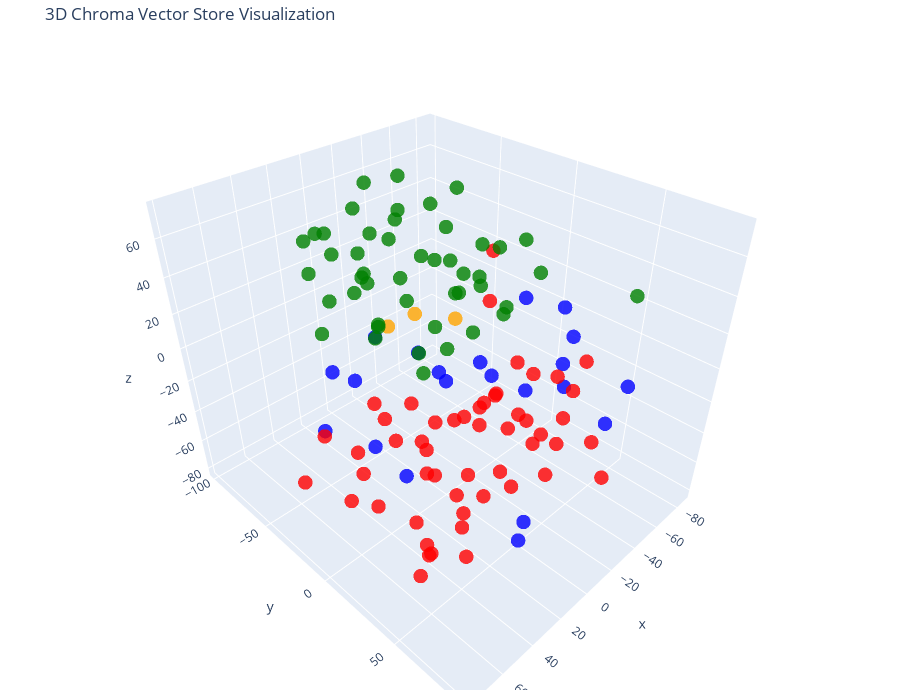

Source (notebook cell):
### Code cell
# Let's try 3D!

tsne = TSNE(n_components=3, random_state=42)
reduced_vectors = tsne.fit_transform(vectors)

# Create the 3D scatter plot
fig = go.Figure(data=[go.Scatter3d(
    x=reduced_vectors[:, 0],
    y=reduced_vectors[:, 1],
    z=reduced_vectors[:, 2],
    mode='markers',
    marker=dict(size=5, color=colors, opacity=0.8),
    text=[f"Type: {t}<br>Text: {d[:100]}..." for t, d in zip(doc_types, documents)],
    hoverinfo='text'
)])

fig.update_layout(
    title='3D Chroma Vector Store Visualization',
    scene=dict(xaxis_title='x', yaxis_title='y', zaxis_title='z'),
    width=900,
    height=700,
    margin=dict(r=20, b=10, l=10, t=40)
)

fig.show()

### Figure 1 — Plotly figure (JSON) as saved in the notebook; plotly's stock layout.template omitted (floating-point values rounded to 4 significant figures)
{"data": [{"hoverinfo": "text", "marker": {"color": ["blue", "blue", "blue", "blue", "blue", "blue", "blue", "blue", "blue", "blue", "blue", "blue", "blue", "blue", "blue", "blue", "blue", "blue", "blue", "blue", "blue", "red", "red", "red", "red", "red", "red", "red", "red", "red", "red", "red", "red", "red", "red", "red", "red", "red", "red", "red", "red", "red", "red", "red", "red", "red", "red", "red", "red", "red", "red", "red", "red", "red", "red", "red", "red", "red", "red", "red", "red", "red", "red", "red", "red", "red", "red", "red", "red", "red", "red", "red", "red", "orange", "orange", "orange", "green", "green", "green", "green", "green", "green", "green", "green", "green", "green", "green", "green", "green", "green", "green", "green", "green", "green", "green", "green", "green", "green", "green", "green", "green", "green", "green", "green", "green", "green", "green", "green", "green", "green", "green", "green", "green", "green", "green", "green", "green", "green", "green", "green", "green", "green", "green"], "opacity": 0.8, "size": 5}, "mode": "markers", "text": ["Type: products<br>Text: # Product Summary\n\n# Rellm: AI-Powered Enterprise Reinsurance Solution\n\n## Summary\n\nRellm is an inno...", "Type: products<br>Text: ### Seamless Integrations\nRellm's architecture is designed for effortless integration with existing ...", "Type: products<br>Text: ### Regulatory Compliance Tools\nRellm includes built-in compliance tracking features to help organiz...", "Type: products<br>Text: Join the growing number of organizations leveraging Rellm to enhance their reinsurance processes whi...", "Type: products<br>Text: Experience the future of reinsurance with Rellm, where innovation meets reliability. Let Insurellm h...", "Type: products<br>Text: # Product Summary\n\n# Markellm\n\n## Summary\n\nMarkellm is an innovative two-sided marketplace designed ...", "Type: products<br>Text: - **User-Friendly Interface**: Designed with user experience in mind, Markellm features an intuitive...", "Type: products<br>Text: - **Customer Support**: Our dedicated support team is always available to assist both consumers and ...", "Type: products<br>Text: ### For Insurance Companies:\n- **Basic Listing Fee**: $199/month for a featured listing on the platf...", "Type: products<br>Text: ### Q3 2025\n- Initiate a comprehensive marketing campaign targeting both consumers and insurers to i...", "Type: products<br>Text: # Product Summary\n\n# Homellm\n\n## Summary\nHomellm is an innovative home insurance product developed b...", "Type: products<br>Text: ### 2. Dynamic Pricing Model\nWith Homellm's innovative dynamic pricing model, insurance providers ca...", "Type: products<br>Text: ### 5. Multi-Channel Integration\nHomellm seamlessly integrates into existing insurance platforms, pr...", "Type: products<br>Text: - **Basic Tier:** Starting at $5,000/month for small insurers with basic integration features.\n- **S...", "Type: products<br>Text: All tiers include a comprehensive training program and ongoing updates to ensure optimal performance...", "Type: products<br>Text: With Homellm, Insurellm is committed to transforming the landscape of home insurance, ensuring both ...", "Type: products<br>Text: # Product Summary\n\n# Carllm\n\n## Summary\n\nCarllm is an innovative auto insurance product developed by...", "Type: products<br>Text: - **Instant Quoting**: With Carllm, insurance companies can offer near-instant quotes to customers, ...", "Type: products<br>Text: - **Mobile Integration**: Carllm is designed to work seamlessly with mobile applications, providing ...", "Type: products<br>Text: - **Professional Tier**: $2,500/month\n  - For medium-sized companies.\n  - All Basic Tier features pl...", "Type: products<br>Text: ### Q2 2025: Customer Experience Improvements\n- Launch of a new **mobile app** for end-users.\n- Intr...", "Type: contracts<br>Text: # Contract with GreenField Holdings for Markellm\n\n**Effective Date:** November 15, 2023  \n**Contract...", "Type: contracts<br>Text: ## Renewal\n1. **Automatic Renewal**: This contract will automatically renew for sequential one-year ...", "Type: contracts<br>Text: ## Features\n1. **AI-Powered Matching**: Access to advanced algorithms that connect GreenField Holdin...", "Type: contracts<br>Text: ## Support\n1. **Customer Support Access**: The Client will have access to dedicated support through ...", "Type: contracts<br>Text: **Signatures:**  \n_________________________                           _________________________  \n**...", "Type: contracts<br>Text: # Contract with Apex Reinsurance for Rellm: AI-Powered Enterprise Reinsurance Solution\n\n## Terms\n\n1....", "Type: contracts<br>Text: ## Renewal\n\n1. **Automatic Renewal**: This Agreement will automatically renew for successive one-yea...", "Type: contracts<br>Text: 2. **Seamless Integrations**: The architecture of Rellm allows for easy integration with existing sy...", "Type: contracts<br>Text: 1. **Technical Support**: Provider shall offer dedicated technical support to the Client via phone, ...", "Type: contracts<br>Text: **Insurellm, Inc.**  \n_____________________________  \nAuthorized Signature   \nDate: ________________...", "Type: contracts<br>Text: # Contract with Greenstone Insurance for Homellm\n\n---\n\n## Terms\n\n1. **Parties**: This Contract (\"Agr...", "Type: contracts<br>Text: 4. **Payment Terms**: \n   - The Customer shall pay an amount of $10,000 per month for the Standard T...", "Type: contracts<br>Text: ---\n\n## Features\n\n- **AI-Powered Risk Assessment**: Customer will have access to enhanced risk evalu...", "Type: contracts<br>Text: - **Customer Portal**: A dedicated portal will be provided, allowing the Customer's clients to manag...", "Type: contracts<br>Text: ______________________________  \n[Name], [Title]  \nDate: ______________________\n\n**For Greenstone In...", "Type: contracts<br>Text: # Contract with Roadway Insurance Inc. for Carllm\n\n---\n\n## Terms\n\n1. **Agreement Effective Date**: T...", "Type: contracts<br>Text: ---\n\n## Renewal\n\n1. **Automatic Renewal**: This agreement will automatically renew for an additional...", "Type: contracts<br>Text: ---\n\n## Features\n\n1. **Access to Core Features**: Roadway Insurance Inc. will have access to all Pro...", "Type: contracts<br>Text: ---\n\n## Support\n\n1. **Technical Support**: Roadway Insurance Inc. will receive priority technical su...", "Type: contracts<br>Text: # Contract with Stellar Insurance Co. for Rellm\n\n## Terms\nThis contract is made between **Insurellm*...", "Type: contracts<br>Text: ### Termination\nEither party may terminate this agreement with a **30-day written notice**. In the e...", "Type: contracts<br>Text: ## Features\nStellar Insurance Co. will receive access to the following features of the Rellm product...", "Type: contracts<br>Text: ## Support\nInsurellm provides Stellar Insurance Co. with the following support services:\n\n- **24/7 T...", "Type: contracts<br>Text: # Contract with TechDrive Insurance for Carllm\n\n**Contract Date:** October 1, 2024  \n**Contract Dura...", "Type: contracts<br>Text: ## Renewal\n\n1. **Automatic Renewal**: This contract shall automatically renew for additional one-yea...", "Type: contracts<br>Text: ## Support\n\n1. **Customer Support**: Insurellm will provide 24/7 customer support to TechDrive Insur...", "Type: contracts<br>Text: **TechDrive Insurance Representative:**  \nName: Sarah Johnson  \nTitle: Operations Director  \nDate: _...", "Type: contracts<br>Text: # Contract with Belvedere Insurance for Markellm\n\n## Terms\nThis Contract (\"Agreement\") is made and e...", "Type: contracts<br>Text: ## Renewal\n1. **Renewal Terms**: This Agreement may be renewed for additional one-year terms upon mu...", "Type: contracts<br>Text: ## Features\n1. **AI-Powered Matching**: Belvedere Insurance will benefit from Markellm's AI-powered ...", "Type: contracts<br>Text: ## Support\n1. **Technical Support**: Technical support will be available from 9 AM to 7 PM EST, Mond...", "Type: contracts<br>Text: **Belvedere Insurance**  \nSignature: ______________________  \nName: [Authorized Signatory]  \nTitle: ...", "Type: contracts<br>Text: # Contract with Velocity Auto Solutions for Carllm\n\n**Contract Date:** October 1, 2023  \n**Contract ...", "Type: contracts<br>Text: ## Renewal\n\n1. **Automatic Renewal**: This contract will automatically renew for successive 12-month...", "Type: contracts<br>Text: ## Support\n\n1. **Customer Support**: Velocity Auto Solutions will have access to Insurellm’s custome...", "Type: contracts<br>Text: # Contract with GreenValley Insurance for Homellm\n\n**Contract Date:** October 6, 2023  \n**Contract N...", "Type: contracts<br>Text: 4. **Confidentiality:** Both parties agree to maintain the confidentiality of proprietary informatio...", "Type: contracts<br>Text: 1. **AI-Powered Risk Assessment:** Access to advanced AI algorithms for real-time risk evaluations.\n...", "Type: contracts<br>Text: 3. **Regular Updates:** Insurellm will offer ongoing updates and enhancements to the Homellm platfor...", "Type: contracts<br>Text: # Contract with EverGuard Insurance for Rellm: AI-Powered Enterprise Reinsurance Solution\n\n**Contrac...", "Type: contracts<br>Text: 4. **Usage Rights**: EverGuard Insurance is granted a non-exclusive, non-transferable license to acc...", "Type: contracts<br>Text: 1. **Core Functionality**: Rellm provides EverGuard Insurance with advanced AI-driven analytics, sea...", "Type: contracts<br>Text: 1. **Customer Support**: Insurellm will provide EverGuard Insurance with 24/7 customer support, incl...", "Type: contracts<br>Text: ---\n\n**Signatures**  \n**For Insurellm**: __________________________  \n**Name**: John Smith  \n**Title...", "Type: contracts<br>Text: # Contract with BrightWay Solutions for Markellm\n\n**Contract Date:** October 5, 2023  \n**Contract ID...", "Type: contracts<br>Text: 3. **Service Level Agreement (SLA):**  \n   Insurellm commits to a 99.9% uptime for the platform with...", "Type: contracts<br>Text: 2. **Real-Time Quote Availability:**  \n   Consumers sourced via BrightWay Solutions will receive rea...", "Type: contracts<br>Text: 3. **Training and Onboarding:**  \n   Insurellm agrees to provide one free training session on how to...", "Type: contracts<br>Text: # Contract with Pinnacle Insurance Co. for Homellm\n\n## Terms\nThis contract (\"Contract\") is entered i...", "Type: contracts<br>Text: ## Renewal\n1. **Renewal Terms**: At the end of the initial term, this Contract shall automatically r...", "Type: contracts<br>Text: ## Features\n1. **AI-Powered Risk Assessment**: Utilized for tailored underwriting decisions specific...", "Type: contracts<br>Text: ## Support\n1. **Technical Support**: Insurellm shall provide 24/7 technical support via an email and...", "Type: company<br>Text: # Overview of Insurellm\n\nInsurellm is an innovative insurance tech firm with 200 employees across th...", "Type: company<br>Text: # Careers at Insurellm\n\nInsurellm is hiring! We are looking for talented software engineers, data sc...", "Type: company<br>Text: # About Insurellm\n\nInsurellm was founded by Avery Lancaster in 2015 as an insurance tech startup des...", "Type: employees<br>Text: # HR Record\n\n# Alex Chen\n\n## Summary\n- **Date of Birth:** March 15, 1990  \n- **Job Title:** Backend ...", "Type: employees<br>Text: ## Annual Performance History\n- **2020:**  \n  - Completed onboarding successfully.  \n  - Met expecta...", "Type: employees<br>Text: ## Compensation History\n- **2020:** Base Salary: $80,000  \n- **2021:** Base Salary Increase to $90,0...", "Type: employees<br>Text: Alex Chen continues to be a vital asset at Insurellm, contributing significantly to innovative backe...", "Type: employees<br>Text: # HR Record\n\n# Oliver Spencer\n\n## Summary\n- **Date of Birth**: May 14, 1990  \n- **Job Title**: Backe...", "Type: employees<br>Text: ## Annual Performance History\n- **2018**: **3/5** - Adaptable team player but still learning to take...", "Type: employees<br>Text: ## Compensation History\n- **March 2018**: Initial salary of $80,000.\n- **July 2019**: Salary increas...", "Type: employees<br>Text: # HR Record\n\n# Emily Tran\n\n## Summary\n- **Date of Birth:** March 18, 1991  \n- **Job Title:** Digital...", "Type: employees<br>Text: - **January 2017 - May 2018**: Marketing Intern  \n  - Supported the Marketing team by collaborating ...", "Type: employees<br>Text: - **2021**:  \n  - Performance Rating: Meets Expectations  \n  - Key Achievements: Contributed to the ...", "Type: employees<br>Text: - **Professional Development Goals**:  \n  - Emily Tran aims to become a Marketing Manager within the...", "Type: employees<br>Text: # HR Record\n\n# Jordan Blake\n\n## Summary\n- **Date of Birth:** March 15, 1993  \n- **Job Title:** Sales...", "Type: employees<br>Text: ## Annual Performance History\n- **2021:** First year at Insurellm; achieved 90% of monthly targets. ...", "Type: employees<br>Text: ## Other HR Notes\n- Jordan has shown an interest in continuing education, actively participating in ...", "Type: employees<br>Text: # Avery Lancaster\n\n## Summary\n- **Date of Birth**: March 15, 1985  \n- **Job Title**: Co-Founder & Ch...", "Type: employees<br>Text: - **2010 - 2013**: Business Analyst at Edge Analytics  \n  Prior to joining Innovate, Avery worked as...", "Type: employees<br>Text: - **2018**: **Exceeds Expectations**  \n  Under Avery’s pivoted vision, Insurellm launched two new su...", "Type: employees<br>Text: - **2022**: **Satisfactory**  \n  Avery focused on rebuilding team dynamics and addressing employee c...", "Type: employees<br>Text: ## Compensation History\n- **2015**: $150,000 base salary + Significant equity stake  \n- **2016**: $1...", "Type: employees<br>Text: ## Other HR Notes\n- **Professional Development**: Avery has actively participated in leadership trai...", "Type: employees<br>Text: # HR Record\n\n# Maxine Thompson\n\n## Summary\n- **Date of Birth:** January 15, 1991  \n- **Job Title:** ...", "Type: employees<br>Text: ## Insurellm Career Progression\n- **January 2017 - October 2018**: **Junior Data Engineer**  \n  * Ma...", "Type: employees<br>Text: ## Annual Performance History\n- **2017**: *Meets Expectations*  \n  Maxine showed potential in her ro...", "Type: employees<br>Text: - **2021**: *Exceeds Expectations*  \n  Maxine spearheaded the transition to a new data warehousing s...", "Type: employees<br>Text: ## Compensation History\n- **2017**: $70,000 (Junior Data Engineer)  \n- **2018**: $75,000 (Junior Dat...", "Type: employees<br>Text: # Samantha Greene\n\n## Summary\n- **Date of Birth:** October 14, 1990\n- **Job Title:** HR Generalist\n-...", "Type: employees<br>Text: ## Annual Performance History\n- **2020:** Exceeds Expectations  \n  Samantha Greene demonstrated exce...", "Type: employees<br>Text: ## Compensation History\n- **2020:** Base Salary - $55,000  \n  The entry-level salary matched industr...", "Type: employees<br>Text: - **2023:** Base Salary - $70,000  \n  Recognized for substantial improvement in employee relations m...", "Type: employees<br>Text: # HR Record\n\n# Alex Thomson\n\n## Summary\n- **Date of Birth:** March 15, 1995  \n- **Job Title:** Sales...", "Type: employees<br>Text: ## Annual Performance History  \n- **2022** - Rated as \"Exceeds Expectations.\" Alex Thomson achieved ...", "Type: employees<br>Text: ## Other HR Notes\n- Alex Thomson is an active member of the Diversity and Inclusion committee at Ins...", "Type: employees<br>Text: # HR Record\n\n# Samuel Trenton\n\n## Summary\n- **Date of Birth:** April 12, 1989  \n- **Job Title:** Sen...", "Type: employees<br>Text: ## Annual Performance History\n- **2023:** Rating: 4.5/5  \n  *Samuel exceeded expectations, successfu...", "Type: employees<br>Text: ## Compensation History\n- **2023:** Base Salary: $115,000 + Bonus: $15,000  \n  *Annual bonus based o...", "Type: employees<br>Text: - **Engagement in Company Culture:** Regularly participates in team-building events and contributes ...", "Type: employees<br>Text: # HR Record\n\n# Alex Harper\n\n## Summary\n- **Date of Birth**: March 15, 1993  \n- **Job Title**: Sales ...", "Type: employees<br>Text: ## Annual Performance History  \n- **2021**:  \n  - **Performance Rating**: 4.5/5  \n  - **Key Achievem...", "Type: employees<br>Text: - **2022**:  \n  - **Base Salary**: $65,000 (Promotion to Senior SDR)  \n  - **Bonus**: $13,000 (20% o...", "Type: employees<br>Text: # HR Record\n\n# Jordan K. Bishop\n\n## Summary\n- **Date of Birth:** March 15, 1990\n- **Job Title:** Fro...", "Type: employees<br>Text: ## Annual Performance History\n- **2019:** Exceeds Expectations - Continuously delivered high-quality...", "Type: employees<br>Text: ## Compensation History\n- **June 2018:** Starting Salary - $85,000\n- **June 2019:** Salary Increase ...", "Type: employees<br>Text: ## Other HR Notes\n- Jordan K. Bishop has been an integral part of club initiatives, including the In...", "Type: employees<br>Text: # HR Record\n\n# Emily Carter\n\n## Summary\n- **Date of Birth:** August 12, 1990  \n- **Job Title:** Acco...", "Type: employees<br>Text: - **2017-2019:** Marketing Intern  \n  - Assisted with market research and campaign development for s...", "Type: employees<br>Text: ## Compensation History\n| Year | Base Salary | Bonus         | Total Compensation |\n|------|--------...", "Type: employees<br>Text: Emily Carter exemplifies the kind of talent that drives Insurellm's success and is an invaluable ass..."], "type": "scatter3d", "x": [74.3, 67.39, 54.23, 64.17, 56.37, 26.55, 11.85, -3.597, -24.29, 39.61, -9.614, -0.1506, -21.22, -14.33, -16.6, -15.72, 10.88, -6.262, 21.6, 5.773, 58.13, -48.59, 54.53, 41.69, -45.96, -54.55, 77.84, 73.01, 53.15, 9.265, -33.52, -47.54, -19.98, 14.44, -37.12, -48.76, 41.76, 53.43, 5.13, 19.49, 45.77, 54.94, 32.2, 30.89, 15.99, 24.29, -0.9715, -9.485, -32.41, 72.36, 18.17, -3.649, -33.03, 29.62, 31.11, 8.726, -50.67, 15.42, 21.69, 0.7696, 59.39, 57.8, 47.34, 36.34, -65.32, -15.47, 23.65, 2.145, -21.03, -26.41, 72.55, 22.67, -5.738, 5.318, 20.23, 19.42, -59.26, -27.97, -19.51, -3.264, -70.62, -18.01, -5.338, -36.78, -30.38, -23.89, -53.83, -42.31, 4.639, -16.79, 31.97, 14.0, 27.4, 34.77, -28.97, 20.14, -85.73, 10.02, -11.09, 10.46, -7.627, -60.61, -37.19, -41.78, -48.93, -40.76, 20.71, -21.54, -67.31, -63.74, -16.77, -78.18, -37.69, 2.644, -19.36, -47.32, -6.352, -2.475, -26.02, -65.98, -49.75, -35.22, -22.61], "y": [1.465, 26.01, 29.46, 11.51, -14.61, 25.82, 38.75, 45.54, 51.67, 22.81, 58.03, 66.39, 55.9, 81.46, 88.05, 32.91, 5.503, 15.72, 67.24, 57.5, 18.59, 30.61, 65.81, 59.27, 48.16, -15.22, -14.22, 13.78, 41.19, -16.2, -19.64, 34.85, 80.51, 82.44, 21.74, 0.1475, 29.52, 40.67, 40.78, 10.98, -12.19, 9.392, 15.83, -4.103, 26.82, 35.39, 14.44, 18.16, 47.54, 63.32, 38.35, 1.646, -4.573, 7.604, 37.31, -6.241, 54.0, 39.31, 60.27, 27.32, -21.76, 0.9237, 8.518, -11.97, 2.615, 33.19, 62.74, 56.25, 13.93, 44.61, 56.85, 75.17, -14.44, 10.4, -18.53, -0.7662, -14.21, -62.72, -30.68, -11.35, -25.58, -54.62, -59.93, -56.12, -52.75, -79.57, 0.5421, -35.96, -44.69, -25.33, -18.99, -45.3, -58.96, -56.69, -98.35, -27.9, -13.25, -95.06, -79.12, -75.67, -96.04, -61.27, -74.16, -87.88, -69.14, -16.49, -71.5, -13.31, -41.56, 59.3, -78.16, -64.13, -35.31, -64.93, -53.75, -27.11, -62.76, -94.81, -25.81, -26.44, -42.73, -67.01, 0.1681], "z": [4.529, 6.684, -16.04, 30.84, 17.8, 18.53, 20.52, 7.909, 2.236, 38.16, 53.7, 34.47, 33.08, 3.474, 25.62, 45.24, 4.875, 7.145, -52.44, -59.51, 52.39, -15.39, -37.75, 31.37, 3.91, -55.5, -33.4, -28.87, 5.537, -26.52, -61.65, -56.95, -32.43, 37.06, -42.54, -67.56, -76.63, -51.27, -38.38, -51.03, -47.95, -48.35, -18.26, -30.73, -78.76, -56.32, -62.1, -80.71, -23.38, -23.36, -3.455, -34.49, -43.02, -79.42, -38.19, -68.35, -45.98, 59.35, 43.01, 71.94, -21.4, -18.31, -0.4156, -9.308, -36.62, -19.61, -20.44, -13.2, -20.25, -58.74, -42.33, 15.9, -46.51, 33.94, 23.48, 37.7, 1.903, 70.56, 68.19, 51.95, -12.34, 52.91, -14.21, -51.55, -32.51, -22.5, 48.63, 8.518, 4.415, 3.553, 55.5, 49.2, 59.16, 41.95, -1.094, 67.41, 12.87, 36.57, 53.23, 47.78, 22.22, 32.37, 45.76, 22.39, 16.06, 21.45, -4.763, 26.59, 6.565, 37.2, 7.964, -4.364, 29.95, 15.16, 19.69, -14.51, 73.15, -4.495, -14.71, 30.57, 63.75, -6.254, 57.01]}], "layout": {"height": 700, "margin": {"b": 10, "l": 10, "r": 20, "t": 40}, "scene": {"xaxis": {"title": {"text": "x"}}, "yaxis": {"title": {"text": "y"}}, "zaxis": {"title": {"text": "z"}}}, "title": {"text": "3D Chroma Vector Store Visualization"}, "width": 900}}
